Frame 1 (no input): blank canvas, image omitted
Frame 60 (the mouse pressed at the canvas centre just before this capture): blank canvas, image omitted
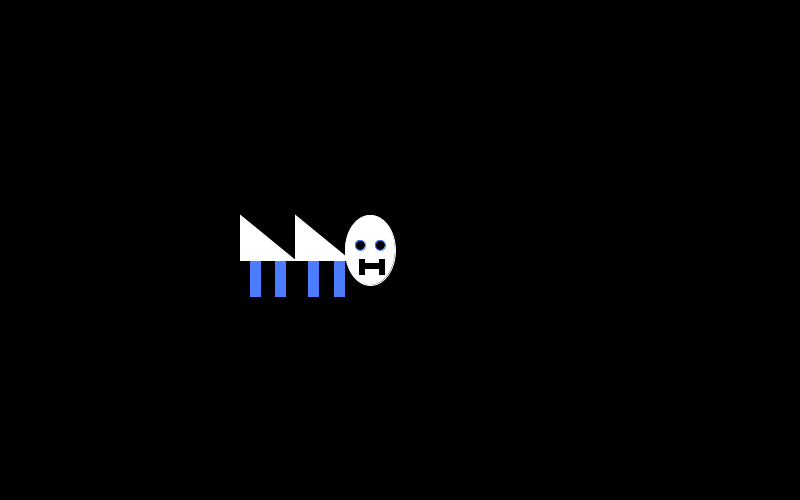
Frame 120 (the mouse held since frame 60 and released just before this capture)

The Processing sketch whose frames 1 and 60 were blank and that drew this single picture after the mouse press (run headless with seeded random() and noise(); from frame 60 on, the mouse is pressed at the canvas centre):

// Processing sketch: processing_23582
// ── processing_23582.pde

void setup() {
       size(800, 500);
       stroke(255);
       background(0);
     }
    
    void draw() {
  background(0);
  fill(255);
  smooth();
  
  int x=mouseX-30;
  int y=mouseY;

stroke(255);
//head and body
ellipse (x, y, 50, 70);
triangle (x-20,y+10, x-75,y+10, x-75, y-35);
triangle (x-75,y+10, x-130,y+10, x-130, y-35);

//legs
fill(75,125,255);
stroke(75,125,255);
rect(x-36, y+11, 10, 35);
rect(x-62, y+11, 10, 35);
rect(x-95, y+11, 10, 35);
rect(x-120, y+11, 10, 35);
fill(0);

//face
ellipse(x-10, y-5, 10,10);
ellipse(x+10, y-5, 10,10);
stroke(0);
rect(x-11, y+9, 5,15);
rect(x-11, y+13, 20,5);
rect(x+9, y+9, 5,15);
}
